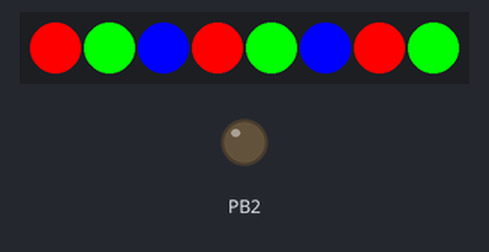
Simulated run of this program. Board: ATmega328P, built with avr-gcc and emulated at 16 MHz. Parts: 8 RGB LEDs in strip order, left to right, output pins drawn as LEDs (lit = HIGH). Wiring (inferred from the names in the program): APA102 LEDs: SPI.

Above: at 0.16 s.
At 1.08 s:
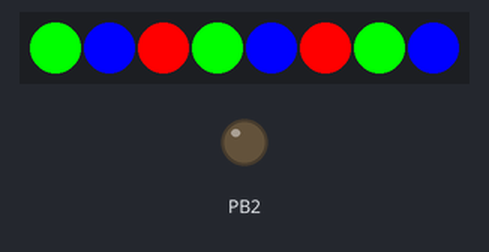
Timing chart, 0 to 2.7 s (numbered marks = the images above):
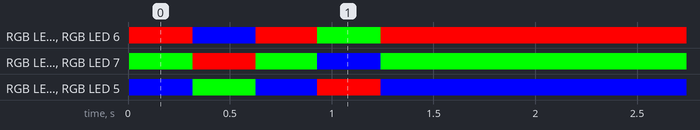

The program:

main.cpp
```cpp
/*
 * apa102_demo_strip_sim.cpp
 *
 * Created: 29/11/2020 19:53:25
 * Author : Adam
 */

#define F_CPU 16000000UL

#include <avr/io.h>
#include <util/delay.h>
#include "APA102.h"

int main() {
	APALEDStrip strip;
	strip.refresh();

	while(1) {
		for(uint8_t i = 0; i < 5; i++) {
			for (uint8_t j = 0; j < 16; j+=3) {
				strip.setLED(j, 255, 0, 0, 31);
				strip.setLED(j+1, 0, 255, 0, 31);
				strip.setLED(j+2, 0, 0, 255, 31);
			}
			strip.refresh();
			_delay_ms(20);
			for (uint8_t j = 0; j < 16; j+=3) {
				strip.setLED(j, 0, 0, 0, 31);
				strip.setLED(j+1, 0, 0, 0, 31);
				strip.setLED(j+2, 0, 0, 0, 31);
			}
			strip.refresh();
			_delay_ms(20);
		}

		for(uint8_t i = 0; i < 7; i++) {
			for (uint8_t j = 0; j < 16; j+=3) {
				strip.setLED(j, 255, 0, 0, 31);
				strip.setLED(j+1, 0, 255, 0, 31);
				strip.setLED(j+2, 0, 0, 255, 31);
			}
			strip.refresh();
			_delay_ms(10);
			for (uint8_t j = 0; j < 16; j+=3) {
				strip.setLED(j, 0, 0, 255, 31);
				strip.setLED(j+1, 255, 0, 0, 31);
				strip.setLED(j+2, 0, 255, 0, 31);
			}
			strip.refresh();
			_delay_ms(10);
			for (uint8_t j = 0; j < 16; j+=3) {
				strip.setLED(j, 0, 255, 0, 31);
				strip.setLED(j+1, 0, 0, 255, 31);
				strip.setLED(j+2, 255, 0, 0, 31);
			}
			strip.refresh();
			_delay_ms(10);
		}
	}
}
```

APA102.cpp
```cpp
/*
 * APA102.cpp
 *
 * Created: 11/11/2020 10:34:05
 *  Author: Adam
 */

#include "APA102.h"
#include "SPI.h"

APALED::APALED(uint8_t mode /* = 1 */) {
	if (mode) {
		SPI::SPIinit();
	}
	else {
		// USART setup - not implemented yet
	}
}

void APALED::setLED(uint8_t R, uint8_t G, uint8_t B, uint8_t brightness) {
	this->R = R;
	this->G = G;
	this->B = B;
	this->brightness = 224 + brightness;
}

void APALED::setLEDColor(uint8_t R, uint8_t G, uint8_t B) {
	this->R = R;
	this->G = G;
	this->B = B;
}

void APALED::setLEDBrightness(uint8_t brightness) {
	this->brightness = 224 + brightness;
}

void APALED::refresh() {
	for (int i = 0; i < 4; i++) {
		SPI::SPIsend(0);
	}
	SPI::SPIsend(224+this->brightness);
	SPI::SPIsend(this->B);
	SPI::SPIsend(this->G);
	SPI::SPIsend(this->R);
	for (int i = 0; i < 4; i++) {
		SPI::SPIsend(0);
	}
}

APALEDStrip::APALEDStrip() {
	SPI::SPIinit();
	for (int i = 0; i < LEDStripX; i++) {
		leds[i][0] = 224;
		for (int j = 1; j < 4; j++) {
			leds[i][j] = 0;
		}
	}
}

void APALEDStrip::setLED(uint8_t x, uint8_t R, uint8_t G, uint8_t B, uint8_t brightness) {
	leds[x][0] = 224 + brightness;
	leds[x][1] = B;
	leds[x][2] = G;
	leds[x][3] = R;
}

void APALEDStrip::setLEDcolor(uint8_t x, uint8_t R, uint8_t G, uint8_t B) {
	leds[x][1] = B;
	leds[x][2] = G;
	leds[x][3] = R;
}

void APALEDStrip::setLEDbrightness(uint8_t x, uint8_t brightness) {
	leds[x][0] = 224 + brightness;
}

void APALEDStrip::refresh() {
	for (uint8_t i = 0; i < 4; i++) {
		SPI::SPIsend(0);
	}
	for (uint8_t i = 0; i < LEDStripX; i++) {
		for (uint8_t j = 0; j < 4; j++) {
			SPI::SPIsend(leds[i][j]);
		}
	}
	for (uint8_t i = 0; i < 4; i++) {
		SPI::SPIsend(0);
	}
}

APALEDArray::APALEDArray() {
	SPI::SPIinit();
	for (int i = 0; i < LEDArrayX; i++) {
		for (int j = 0; j < LEDArrayY; j++) {
			pixels[i][j][0] = 224;
			for (int k = 1; k < 4; k++) {
				pixels[i][j][k] = 0;
			}
		}
	}
}

void APALEDArray::setLED(uint8_t x, uint8_t y, uint8_t R, uint8_t G, uint8_t B, uint8_t brightness) {
	pixels[x][y][0] = 224 + brightness;
	pixels[x][y][1] = B;
	pixels[x][y][2] = G;
	pixels[x][y][3] = R;
}

void APALEDArray::setLEDcolor(uint8_t x, uint8_t y, uint8_t R, uint8_t G, uint8_t B) {
	pixels[x][y][1] = B;
	pixels[x][y][2] = G;
	pixels[x][y][3] = R;
}

void APALEDArray::setLEDbrightness(uint8_t x, uint8_t y, uint8_t brightness) {
	pixels[x][y][0] = 224 + brightness;
}

void APALEDArray::refresh() {
	for (uint8_t i = 0; i < 4; i++) {
		SPI::SPIsend(0);
	}
	for (uint8_t i = 0; i < LEDArrayX; i++) {
		for (uint8_t j = 0; j < LEDArrayY; j++) {
			for (uint8_t k = 0; k < 4; k++) {
				SPI::SPIsend(pixels[i][j][k]);
			}
		}
	}
	for (uint8_t i = 0; i < 4; i++) {
		SPI::SPIsend(0);
	}
}
```

APA102.h
```cpp
/*
 * APA102.h
 *
 * Created: 11/11/2020 10:33:47
 *  Author: Adam
 */

// include config.h file if exists
#if defined __has_include
#  if __has_include ("config.h")
#    include "config.h"
#  endif
#endif

#ifndef LEDStripX
#define LEDStripX 10
#endif

#ifndef LEDArrayX
#define LEDArrayX 8
#endif
#ifndef LEDArrayY
#define LEDArrayY 8
#endif

#ifndef APA102_H_
#define APA102_H_

#include <avr/io.h>

class APALED {
	public:
	// mode 0 = USART, mode 1 = SPI
	// MODE 0 NOT YET IMPLEMENTED
	APALED(uint8_t mode = 1);
	void setLED(uint8_t R, uint8_t G, uint8_t B, uint8_t brightness); // RGB range 0 - 255, brightness range 0 - 31
	void setLEDColor(uint8_t R, uint8_t G, uint8_t B);
	void setLEDBrightness(uint8_t brightness);
	void refresh();
	private:
	uint8_t mode;
	uint8_t R;
	uint8_t G;
	uint8_t B;
	uint8_t brightness;
};

class APALEDStrip {
	public:
	APALEDStrip();
	void setLED(uint8_t x, uint8_t R, uint8_t G, uint8_t B, uint8_t brightness); // x - LED index
	void setLEDcolor(uint8_t x, uint8_t R, uint8_t G, uint8_t B);
	void setLEDbrightness(uint8_t x, uint8_t brightness);
	void refresh();
	private:
	uint8_t leds[LEDStripX][4];
};

class APALEDArray {
	public:
	APALEDArray();
	void setLED(uint8_t x, uint8_t y, uint8_t R, uint8_t G, uint8_t B, uint8_t brightness); // x, y - LED coordinates
	void setLEDcolor(uint8_t x, uint8_t y, uint8_t R, uint8_t G, uint8_t B);
	void setLEDbrightness(uint8_t x, uint8_t y, uint8_t brightness);
	void refresh();
	private:
	uint8_t pixels[LEDArrayX][LEDArrayY][4];
};

#endif /* APA102_H_ */
```

SPI.cpp
```cpp
/*
 * SPI.cpp
 *
 * Created: 11/11/2020 11:53:10
 *  Author: Adam
 */

#include "SPI.h"

void SPI::SPIinit() {
	// Set MOSI, SCK, SS as Output
	DDRB |= (1 << PB5) | (1 << PB3) | (1 << PB2);

	// Enable SPI, Set as Master, Prescaler: Fosc/16
	SPCR = (1 << SPE) | (1 << MSTR) | (1 << SPR0);
}

void SPI::SPIsend(uint8_t data) {
	// Load data into the buffer
	SPDR = data;

	// Wait until transmission complete
	while(!(SPSR & (1<<SPIF)));
}
```

SPI.h
```cpp
/*
 * SPI.h
 *
 * Created: 11/11/2020 11:52:59
 *  Author: Adam
 */

#ifndef SPI_H_
#define SPI_H_

#include <avr/io.h>

class SPI {
	public:
	static void SPIinit();
	static void SPIsend(uint8_t data);
};

#endif /* SPI_H_ */
```

config.h
```cpp
/*
 * config.h
 *
 * Created: 29/11/2020 17:38:19
 *  Author: Adam
 */

#ifndef CONFIG_H_
#define CONFIG_H_

// write the number of LEDs on the LED strip
#define LEDStripX 60

// write the size of the LED matrix
#define LEDArrayX 8
#define LEDArrayY 8

#endif /* CONFIG_H_ */
```

Measured:
- by itself, RGB LED 2, RGB LED 5: off → RGB(0, 0, 255) at 0.00 s, → RGB(0, 255, 0) 0.31 s later, → RGB(0, 0, 255) 0.31 s later, → RGB(255, 0, 0) 0.30 s later, … (5 changes in this stretch)
- by itself, RGB LED 0, RGB LED 3, RGB LED 6: off → RGB(255, 0, 0) at 0.00 s, → RGB(0, 0, 255) 0.31 s later, → RGB(255, 0, 0) 0.31 s later, → RGB(0, 255, 0) 0.30 s later, … (5 changes in this stretch)
